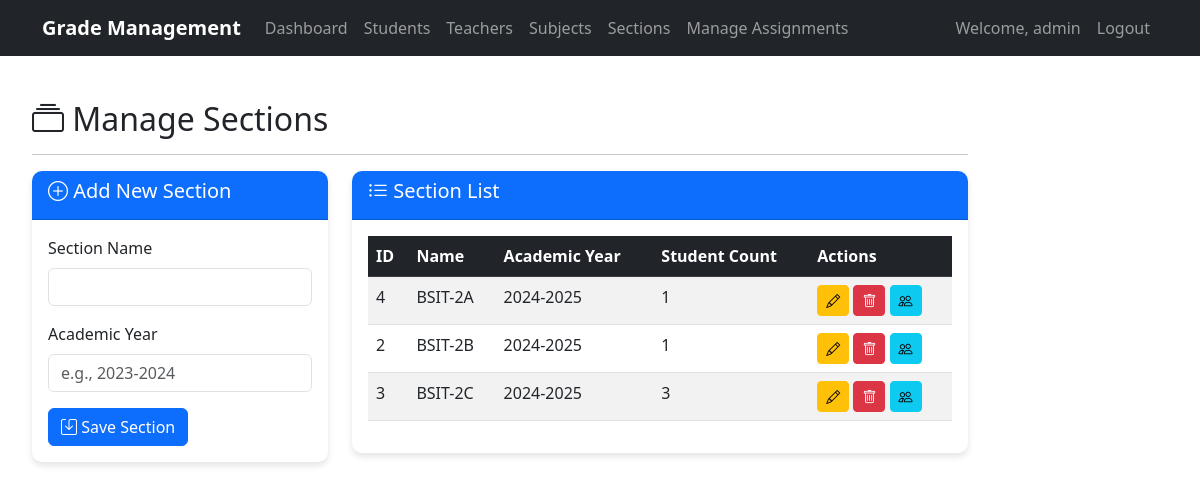
The app's page /admin/manage_sections.php (signed in) with its own data.
### tables this page shows
CREATE TABLE `sections` (
  `section_id` int(11) NOT NULL,
  `section_name` varchar(50) NOT NULL,
  `academic_year` varchar(20) NOT NULL
);

### admin/manage_sections.php (the view, shortened to what this page needs)
<?php
require_once '../config/db.php';
$query = "
    SELECT s.section_id, s.section_name, s.academic_year, COUNT(ss.student_id) AS student_count
    FROM sections s
    LEFT JOIN student_section ss ON s.section_id = ss.section_id
    GROUP BY s.section_id
    ORDER BY s.academic_year DESC, s.section_name
";
$sections = $conn->query($query);
?>
<!DOCTYPE html>
<html lang="en">
<head>
    <?php include '../includes/header.php'; ?>
</head>
<body>
    <?php include '../includes/navbar.php'; ?>
    <div class="container mt-4">
        <div class="row">
            <div class="col-md-12">
                <h2><i class="bi bi-collection"></i> Manage Sections</h2>
                <hr>
                <div class="row">
                    <div class="col-md-4">
                        <div class="card mb-4">
                            <div class="card-header bg-primary text-white">
                                <h5><i class="bi bi-plus-circle"></i> Add New Section</h5>
                            </div>
                            <div class="card-body">
                                <form method="POST">
                                    <div class="mb-3">
                                        <label for="section_name" class="form-label">Section Name</label>
                                        <input type="text" class="form-control" id="section_name" name="section_name"
                                            required>
                                    </div>
                                    <div class="mb-3">
                                        <label for="academic_year" class="form-label">Academic Year</label>
                                        <input type="text" class="form-control" id="academic_year" name="academic_year"
                                            placeholder="e.g., 2023-2024" required>
                                    </div>
                                    <button type="submit" name="add_section" class="btn btn-primary">
                                        <i class="bi bi-save"></i> Save Section
                                    </button>
                                </form>
                            </div>
                        </div>
                    </div>
                    <div class="col-md-8">
                        <div class="card">
                            <div class="card-header bg-primary text-white">
                                <h5><i class="bi bi-list-ul"></i> Section List</h5>
                            </div>
                            <div class="card-body">
                                <?php if ($sections->num_rows > 0): ?>
                                    <div class="table-responsive">
                                        <table class="table table-striped table-hover">
                                            <thead class="table-dark">
                                                <tr>
                                                    <th>ID</th>
                                                    <th>Name</th>
                                                    <th>Academic Year</th>
                                                    <th>Student Count</th>
                                                    <th>Actions</th>
                                                </tr>
                                            </thead>
                                            <tbody>
                                                <?php while ($section = $sections->fetch_assoc()): ?>
                                                    <tr>
                                                        <td><?= htmlspecialchars($section['section_id']) ?></td>
                                                        <td><?= htmlspecialchars($section['section_name']) ?></td>
                                                        <td><?= htmlspecialchars($section['academic_year']) ?></td>
                                                        <td><?= htmlspecialchars($section['student_count']) ?></td>
                                                        <td>
                                                            <a href="edit_section.php?id=<?= $section['section_id'] ?>"
                                                                class="btn btn-sm btn-warning" title="Edit">
                                                                <i class="bi bi-pencil"></i>
                                                            </a>
                                                            <a href="?delete=<?= $section['section_id'] ?>"
                                                                class="btn btn-sm btn-danger" title="Delete"
                                                                onclick="return confirm('Are you sure you want to delete this section?')">
                                                                <i class="bi bi-trash"></i>
                                                            </a>
                                                            <a href="manage_section_students.php?id=<?= $section['section_id'] ?>"
                                                                class="btn btn-sm btn-info" title="Manage Students">
                                                                <i class="bi bi-people"></i>
                                                            </a>
                                                        </td>
                                                    </tr>
                                                <?php endwhile; ?>
                                            </tbody>
                                        </table>
                                    </div>
                                <?php else: ?>
                                    <div class="alert alert-info">No sections found.</div>
                                <?php endif; ?>
                            </div>
                        </div>
                    </div>
                </div>
            </div>
        </div>
    </div>
    <?php include '../includes/footer.php'; ?>
</body>
</html>

### includes/header.php (style rules this page uses)
:root { --primary-color: #0d6efd; --secondary-color: #6c757d; --dark-color: #212529; --light-color: #f8f9fa; }
body { padding-top: 56px; font-family: 'Segoe UI', Tahoma, Geneva, Verdana, sans-serif; }
.card { border: none; border-radius: 10px; box-shadow: 0 4px 6px rgba(0, 0, 0, 0.1); margin-bottom: 20px; }
.card-header { background-color: var(--primary-color); color: white; border-radius: 10px 10px 0 0 !important; }
.table-responsive { overflow-x: auto; }

### records on screen
sections: section_id "4", section_name "BSIT-2A", academic_year "2024-2025", student_count "1"
sections: section_id "2", section_name "BSIT-2B", academic_year "2024-2025", student_count "1"
sections: section_id "3", section_name "BSIT-2C", academic_year "2024-2025", student_count "3"

### other values on screen
$_SESSION['username'] "admin"
